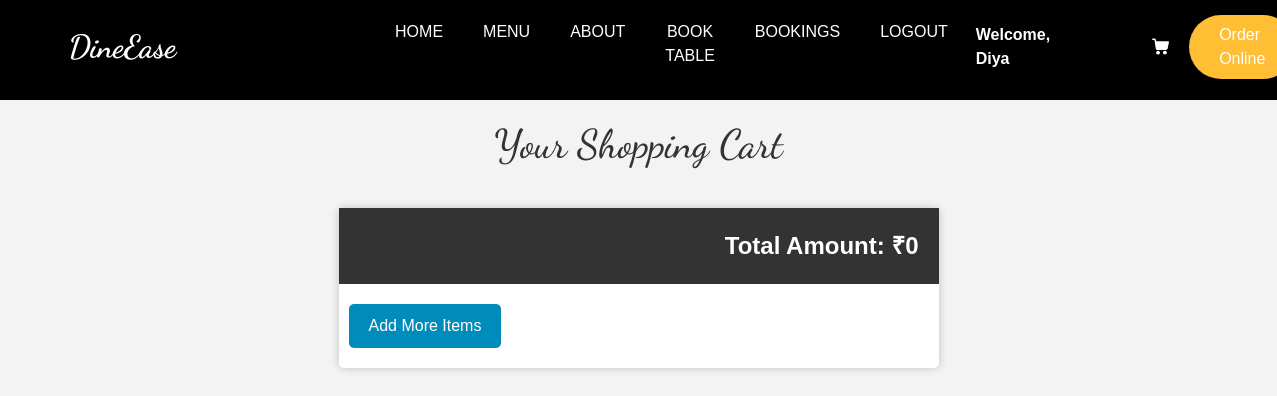
The page /cart/ (signed in) on the database as committed earlier.
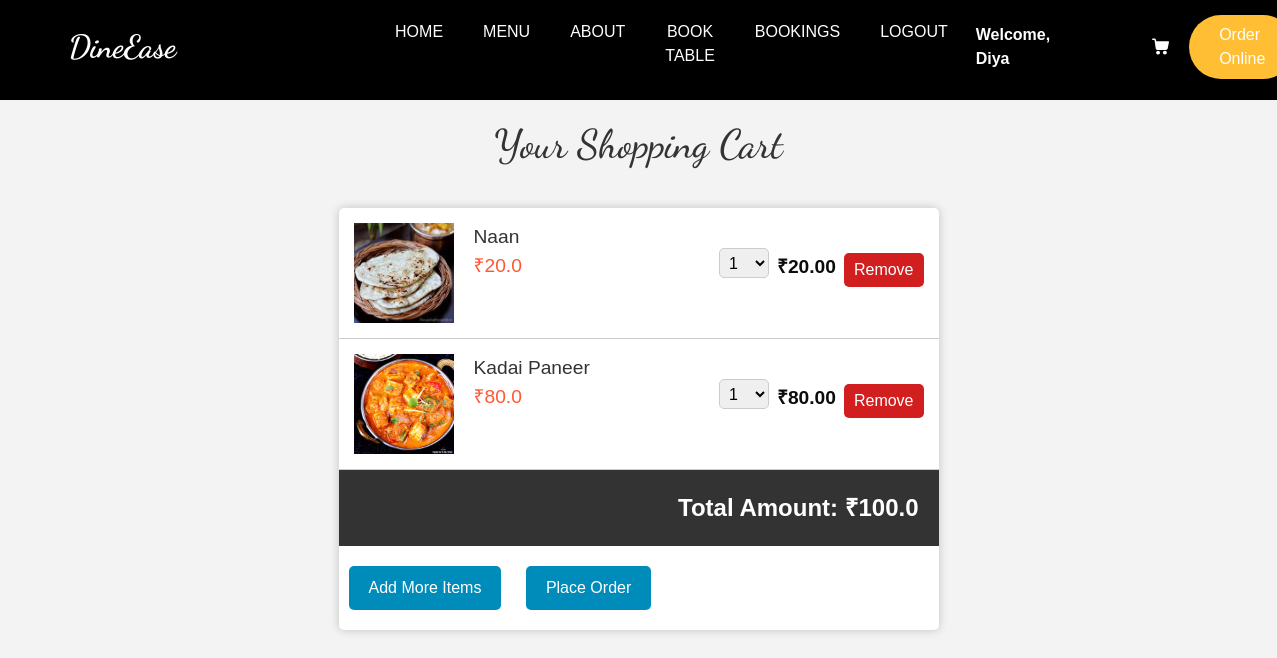
The same page on the database as committed later.
### home/models.py (models this page shows, shortened)
class CustomUser(AbstractUser):
    CUSTOMER = 1
    EMPLOYEE = 2
    ROLE_CHOICE = (
        (CUSTOMER, 'CUSTOMER'),
        (EMPLOYEE, 'EMPLOYEE'),
    )
    username=None
    first_name = None
    last_name = None
    USERNAME_FIELD = 'email'
    name = models.CharField(max_length=50)
    email = models.EmailField(max_length=100, unique=True)
    phone = models.CharField(max_length=12, blank=True)
    password = models.CharField(max_length=128)
    role = models.IntegerField(choices=ROLE_CHOICE, blank=True, null=True,default='1')
    is_admin = models.BooleanField(default=False)
    is_staff = models.BooleanField(default=False)
    is_active = models.BooleanField(default=True)
    is_superadmin = models.BooleanField(default=False)
    REQUIRED_FIELDS = ['name', 'phone']
    objects = UserManager()

class AddToCart(models.Model):
    user = models.ForeignKey(CustomUser, on_delete=models.CASCADE)
    menu = models.ForeignKey(menus, on_delete=models.CASCADE)
    quantity = models.PositiveIntegerField(default=1)
    status = models.PositiveSmallIntegerField(default=1)

class menus(models.Model):
    CATEGORY_CHOICES = (
        ('Kerala', 'Kerala'),
        ('Chineese', 'Chineese'),
        ('North Indian', 'North Indian'),
        ('Arabian', 'Arabian'),
        ('Beverages', 'Beverages'),
    )
    SUBMENU_CHOICES = (
        ('Breads', 'Breads'),
        ('Curries', 'Curries'),
        ('Rice Dishes','Rice Dishes'),
        ('Appetizers','Appetizers'),
        ('Main Course','Main Course'),
        ('Breads & Accompaniments', 'Breads & Accompaniments'),
        ('Rolls & Grills','Rolls & Grills'),
        ('Hot Beverage','Hot Beverage'),
        ('Cold Beverage','Cold Beverage'),
    )
    SUB_SUBMENU_CHOICES = (
        ('Vegetarian', 'Vegetarian'),
        ('Non-Vegetarian', 'Non-Vegetarian'),
        ('Water-based','Water-based'),
        ('Milk-based','Milk-based')
    )
    name = models.CharField(max_length=100)
    category = models.CharField(max_length=50, choices=CATEGORY_CHOICES, default='')
    submenu = models.CharField(max_length=50, choices=SUBMENU_CHOICES, default='', blank=True)
    sub_submenu = models.CharField(max_length=50, choices=SUB_SUBMENU_CHOICES, default='', blank=True)
    desc = models.CharField(max_length=300)
    price = models.FloatField()
    img = models.ImageField(upload_to='menus/', blank=True, null=True)
    active = models.BooleanField(default=True)

### home/views.py (the view)
# urls.py: path('cart/',cart, name='cart'),
@login_required(login_url='http://127.0.0.1:8000/')
def cart(request):
    cart_items = AddToCart.objects.filter(user=request.user)
    at_least_one_item_with_status_1 = any(item.status == 1 for item in cart_items)
    total_price = sum(item.menu.price * item.quantity for item in cart_items if item.status)
    total_items = sum(item.quantity for item in cart_items)
    max_quantity = 10
    quantity_range = range(1, max_quantity + 1)
    for item in cart_items:
        item.product_total = item.menu.price * item.quantity
    context = {
        'cart_items':cart_items,
        'total_items':total_items,
        'total_price':total_price,
        'quantity_range': quantity_range,
        'at_least_one_item_with_status_1': at_least_one_item_with_status_1,
    }
    return render(request,'cart.html',context)

### templates/cart.html (shortened to what this page needs)
{% load static %}
<!DOCTYPE html>
<html lang="en">
<head>
  <link rel="stylesheet" type="text/css" href="{% static 'css/bootstrap.css' %}" />
  <link rel="stylesheet" type="text/css" href="https://cdnjs.cloudflare.com/ajax/libs/OwlCarousel2/2.3.4/assets/owl.carousel.min.css" />
  <link rel="stylesheet" href="https://cdnjs.cloudflare.com/ajax/libs/jquery-nice-select/1.1.0/css/nice-select.min.css" />
  <link href="{% static 'css/font-awesome.min.css' %}" rel="stylesheet" />
  <link href="{% static 'css/style.css' %}" rel="stylesheet" />
  <link href="{% static 'css/responsive.css' %}" rel="stylesheet" />
  <link rel="stylesheet" href="https://cdnjs.cloudflare.com/ajax/libs/font-awesome/7.0.0/css/all.min.css">
</head>
<body>
    <div class="hero">
        <header class="header_section">
          <div class="container">
            <nav class="navbar navbar-expand-lg custom_nav-container ">
              <a class="navbar-brand" href="{% url '' %}">
                <span>
                  DineEase
                </span>
              </a>
              <div class="collapse navbar-collapse" id="navbarSupportedContent">
                <ul class="navbar-nav  mx-auto ">
                  <li class="nav-item">
                    <a class="nav-link" href="{% url '' %}">Home </a>
                  </li>
                  <li class="nav-item">
                    <a class="nav-link" href="{% url 'menu' %}">Menu </a>
                  </li>
                  <li class="nav-item">
                    <a class="nav-link" href="{% url 'about' %}">About</a>
                  </li>
                  <li class="nav-item">
                    {% if user.is_authenticated %}
                    <li class="nav-item">
                      <a class="nav-link" href="{% url 'add_reservation' %}">Book Table</a>
                    </li>
                    <li class="nav-item">
                      <a class="nav-link" href="{% url 'booking_list'  %}">Bookings </a>
                    </li>
                    <li class="nav-item">
                      <a class="nav-link" href="{% url 'loggout' %}">Logout</a>
                       </li>
                       <a href="#" class="nav-item nav-link" style="color: white; font-weight: bold;">Welcome, {{user.name}}
                    {% else %}
                      <a class="nav-link" href="{% url 'login' %}">Login</a>
                    {% endif %}
                  </li>
                  </ul>
                <div class="user_option">
                  <a class="cart_link" href="{% url 'cart' %}">
                  </a>
                  <a href="" class="order_online">
                    Order Online
                  </a>
                </div>
              </div>
            </nav>
          </div>
        </header>
      </div>
      <h1>Your Shopping Cart</h1>
      <div class="cart">
        {% for item in cart_items %}
            <div class="product">
                <img src="{{ item.menu.img.url }}" alt="{{ item.menu.name }}">
                <div class="product-details">
                    <div class="product-name">{{ item.menu.name }}</div>
                    <div class="product-price">₹{{ item.menu.price }}</div>
                </div>
                <select class="quantity-dropdown" data-item-id="{{ item.id }}">
                    {% for i in quantity_range %}
                        <option value="{{ i }}" {% if item.quantity == i %}selected{% endif %}>{{ i }}</option>
                    {% endfor %}
                </select>&ensp;
                <div class="product-total">₹{{ item.product_total|floatformat:2 }}</div>&ensp;
                <a href="{% url 'remove_from_cart' item.id %}">
                    <button class="remove-button">Remove</button>
                </a>
            </div>
        {% endfor %}
        <div id="total-amount">Total Amount: ₹{{ total_price }}</div>
        <div class="button-container">
            <a href="{% url 'menu' %}">
                <button id="add-more-items">Add More Items</button>
            </a>
            {% if at_least_one_item_with_status_1 %}
        <a href="{% url 'checkout' %}">
            <button id="checkout">Place Order</button>
        </a>
        {% endif %}
        </div>
    </div>
</body>
</html>

### static/css/style.css (style rules this page uses)
body { font-family: "Open Sans", sans-serif; color: #0c0c0c; background-color: #ffffff; overflow-x: hidden; }
h1, h2 { font-family: 'Dancing Script', cursive; }
a, a:hover, a:focus { text-decoration: none; }
.header_section { padding: 15px 0; }
.navbar-brand { font-family: 'Dancing Script', cursive; }
.navbar-brand span { font-weight: bold; font-size: 32px; color: #ffffff; }
.custom_nav-container { padding: 0; }
.custom_nav-container .navbar-nav { padding-left: 18%; }
.custom_nav-container .navbar-nav .nav-item .nav-link { padding: 5px 20px; color: #ffffff; text-align: center; text-transform: uppercase; border-radius: 5px; -webkit-transition: all 0.3s; transition: all 0.3s; }
.user_option { display: -webkit-box; display: -ms-flexbox; display: flex; -webkit-box-align: center; -ms-flex-align: center; align-items: center; }
.user_option a { margin: 0 10px; }
.user_option .cart_link { display: -webkit-box; display: -ms-flexbox; display: flex; -webkit-box-pack: center; -ms-flex-pack: center; justify-content: center; -webkit-box-align: center; -ms-flex-align: center; align-items: center; }
.user_option .cart_link svg { width: 17px; height: auto; fill: #ffffff; margin-bottom: 2px; }
.user_option .order_online { display: inline-block; padding: 8px 30px; background-color: #ffbe33; color: #ffffff; border-radius: 45px; -webkit-transition: all 0.3s; transition: all 0.3s; border: none; }

### static/css/responsive.css (style rules this page uses)
@media (min-width: 1200px) { .container { max-width: 1170px; } }

### templates/cart.html (style rules this page uses)
body { font-family: Arial, sans-serif; background-color: #f3f3f3; margin: 0; padding: 0; display: flex; flex-direction: column; align-items: center; }
h1 { margin: 20px 0; color: #333; }
.cart { background-color: #fff; border-radius: 5px; box-shadow: 0 0 10px rgba(0, 0, 0, 0.2); max-width: 600px; width: 100%; margin: 20px; }
.product { display: flex; border-bottom: 1px solid #ccc; padding: 15px; }
.product img { max-width: 100px; max-height: 100px; margin-right: 20px; }
.product-details { flex: 1; }
.product-name { font-size: 1.2em; color: #333; }
.product-price { color: #FF5733; font-size: 1.2em; }
.product-total { font-size: 1.2em; margin-top:30px; font-weight: bold; }
#total-amount { font-size: 1.5em; font-weight: bold; padding: 20px; background-color: #333; color: #fff; text-align: right; }
#add-more-items { background-color: #008CBA; color: #fff; border: none; padding: 10px 20px; text-align: center; text-decoration: none; display: inline-block; font-size: 16px; margin: 20px 10px; cursor: pointer; border-radius: 5px; }
.remove-button { background-color: #d11f1f; color: #fff; border: none; padding: 5px 10px; margin-top:30px; cursor: pointer; border-radius: 5px; }
#checkout { background-color: #008CBA; color: #fff; border: none; padding: 10px 20px; text-align: center; text-decoration: none; display: inline-block; font-size: 16px; margin: 10px; cursor: pointer; border-radius: 5px; }
.quantity-dropdown { width: 50px; height:30px; margin-top:25px; padding: 5px; border: 1px solid #ccc; border-radius: 5px; font-size: 16px; }
.quantity-dropdown option { font-size: 16px; }
.hero { height: 100px; width:100%; background-color:black; }
.cart_link { color: #ffc400; }

Rows that differ between the two databases and show on the page:
added AddToCart: menu.img (picture), menu.name "Naan", menu.price "20.0", quantity+id "1", product_total "20.00"
added AddToCart: menu.img (picture), menu.name "Kadai Paneer", menu.price "80.0", quantity+id "1", product_total "80.00"
Other text that changed with them:
{{ total_price }}: "0" → "100.0"
text now shown: "Place Order"
